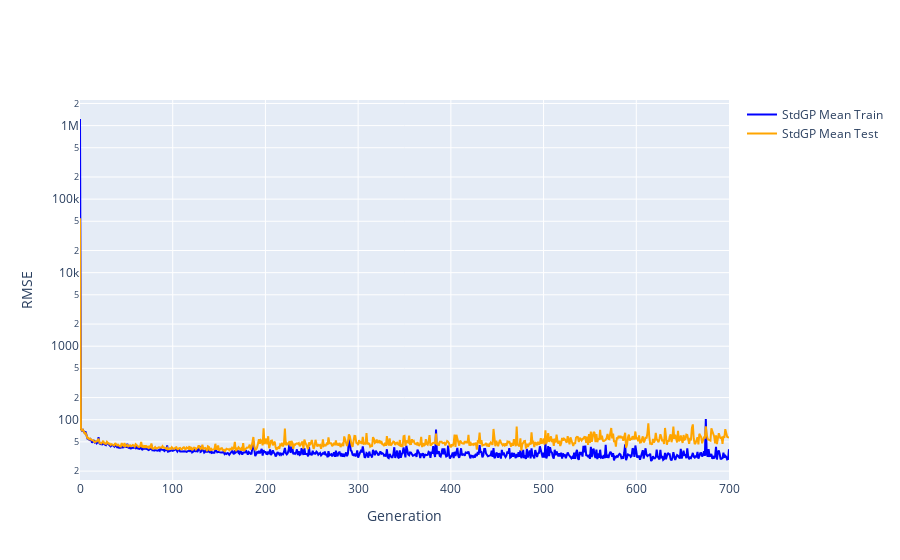

This figure's notebook cell:
### Markdown cell above
### 3.4. Bioavalability

### Code cell
plot_mean_learning_curves('Bioavalability', 'StdGP')

### Figure 1 — Plotly figure (JSON) as saved in the notebook; plotly's stock layout.template omitted (floating-point values rounded to 4 significant figures; data arrays with more than 128 entries replaced by an {"elided": "..."} marker saying what was removed)
{"data": [{"line": {"color": "blue"}, "mode": "lines", "name": "StdGP Mean Train", "type": "scatter", "x": {"elided": "701 str values"}, "y": {"elided": "701 float values"}}, {"line": {"color": "orange"}, "mode": "lines", "name": "StdGP Mean Test", "type": "scatter", "x": {"elided": "701 str values"}, "y": {"elided": "701 float values"}}], "layout": {"showlegend": true, "xaxis": {"tickvals": [0, 100, 200, 300, 400, 500, 600, 700], "title": {"text": "Generation"}}, "yaxis": {"title": {"text": "RMSE"}, "type": "log"}}}
